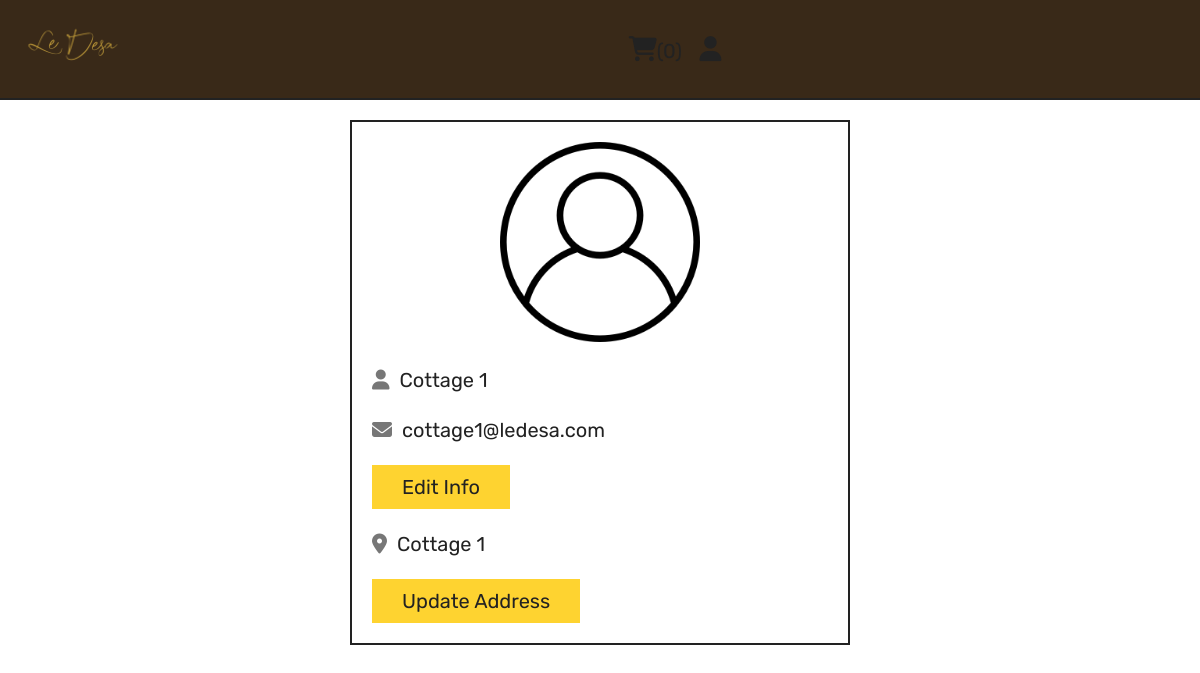
/profile.php (signed in), run on the app's committed database.
### tables this page shows
CREATE TABLE `users` (
  `id` int(100) NOT NULL,
  `name` varchar(20) NOT NULL,
  `email` varchar(50) NOT NULL,
  `password` varchar(50) NOT NULL,
  `address` varchar(500) NOT NULL
);

### profile.php (the view, shortened to what this page needs)
<?php
include 'components/connect.php';
?>
<!DOCTYPE html>
<html lang="en">
<head>
   <link rel="stylesheet" href="https://cdnjs.cloudflare.com/ajax/libs/font-awesome/6.1.1/css/all.min.css">
   <link rel="stylesheet" href="css/style.css">
</head>
<body>
<?php include 'components/user_header.php'; ?>
<section class="user-details">
   <div class="user">
      <img src="images/user-icon.png" alt="">
      <p><i class="fas fa-user"></i><span><span><?= $fetch_profile['name']; ?></span></span></p>
      <p><i class="fas fa-envelope"></i><span><?= $fetch_profile['email']; ?></span></p>
      <a href="update_profile.php" class="btn">Edit Info</a>
      <p class="address"><i class="fas fa-map-marker-alt"></i><span><?php if($fetch_profile['address'] == ''){echo 'please enter your address';}else{echo $fetch_profile['address'];} ?></span></p>
      <a href="update_address.php" class="btn">update address</a>
   </div>
</section>
</body>
</html>

### css/style.css (style rules this page uses)
:root { --yellow:#fed330; --red:#e74c3c; --white:#fff; --black:#222; --light-color:#777; --border:.2rem solid var(--black); }
* { font-family: 'Rubik', sans-serif; margin:0; padding:0; box-sizing: border-box; outline: none; border: none; text-decoration: none; }
html { font-size: 62.5%; overflow-x: hidden; scroll-behavior: smooth; stop-opacity: 7rem; }
section { margin:0 auto; max-width: 1200px; padding:2rem; }
.btn, .delete-btn { margin-top: 1rem; display: inline-block; font-size: 2rem; padding:1rem 3rem; cursor: pointer; text-transform: capitalize; transition: .2s linear; }
.btn { background-color: var(--yellow); color:var(--black); }
.user-details .user { max-width: 50rem; margin:0 auto; border:var(--border); padding:2rem; }
.user-details .user img { width: 100%; height: 20rem; object-fit: contain; margin-bottom: 1rem; }
.user-details .user p { padding:1rem 0; line-height: 1.5; font-size: 2rem; }
.user-details .user p span { color:var(--black); }
.user-details .user p i { margin-right: 1rem; color:var(--light-color); }
.user-details .user .address { margin-top: 1rem; }

### data on the page
users: name "Cottage 1", email "cottage1@ledesa.com", address "Cottage 1"
